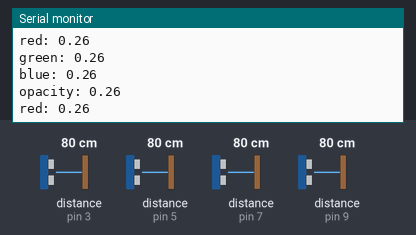
Bench run of a sketch on a simulated Arduino Uno, built with avr-gcc and run on an emulated ATmega328P. Shown: the last lines printed to the serial monitor. Wiring (inferred from the names in the program): 4 × ultrasonic range finder: trigger pin 2, echo pin 3 / trigger pin 4, echo pin 5 / trigger pin 6, echo pin 7 / trigger pin 8, echo pin 9. The test bench sets the inputs (shaded band); at power-on: distance to the obstacle (sensors on pin 3, pin 5, pin 7, pin 9) 80 cm. The echo pulse lasts 58.3 µs per cm.

Above: at 1.2 s.
1.3 s: distance to the obstacle (sensor on pin 3) set to 35 cm
At 2.3 s:
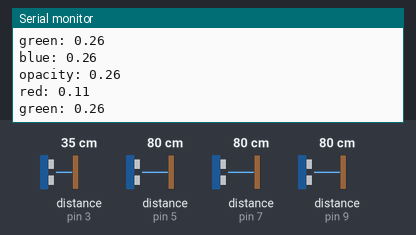
4.3 s: distance to the obstacle (sensor on pin 5) set to 2 cm
At 4.8 s:
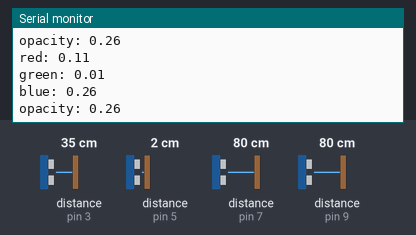
7.3 s: distance to the obstacle (sensor on pin 7) set to 120 cm
At 8.4 s:
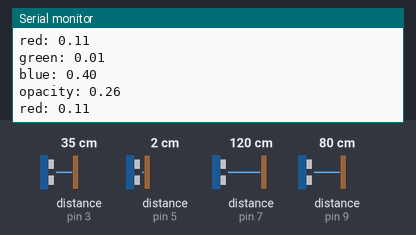
10.3 s: distance to the obstacle (sensor on pin 9) set to 2 cm
At 11.0 s:
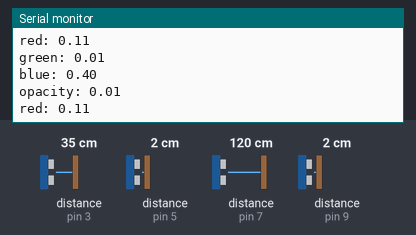
13.3 s: distance to the obstacle (sensor on pin 3) set to 299 cm
At 14.2 s:
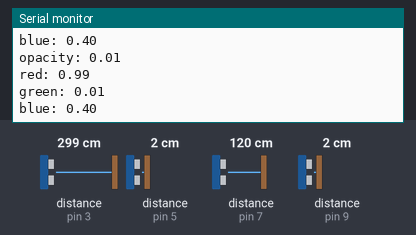
16.3 s: distance to the obstacle (sensor on pin 5) set to 299 cm
At 16.8 s:
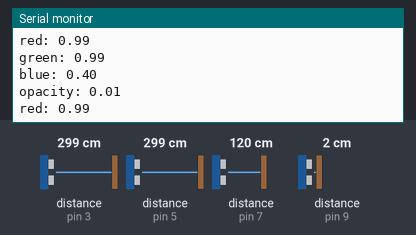
Timing chart, 0 to 19.3 s (numbered marks = the images above; inputs shaded):
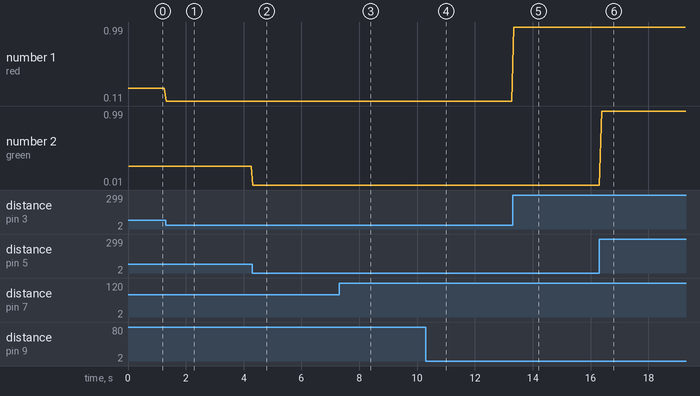

The sketch:

SensorToMadmapper.ino
```cpp
// Define the pins for each sensor
const int numSensors = 4;
const int triggerPins[numSensors] = {2, 4, 6, 8};
const int echoPins[numSensors] = {3, 5, 7, 9};

void setup() {
  Serial.begin(9600);
  // Initialize trigger pins as outputs and echo pins as inputs
  for (int i = 0; i < numSensors; i++) {
    pinMode(triggerPins[i], OUTPUT);
    pinMode(echoPins[i], INPUT);
  }
}

void loop() {
  for (int i = 0; i < numSensors; i++) {
    // Trigger the sensor
    digitalWrite(triggerPins[i], LOW);
    delayMicroseconds(2);
    digitalWrite(triggerPins[i], HIGH);
    delayMicroseconds(10);
    digitalWrite(triggerPins[i], LOW);

    // Measure the pulse from the echo pin
    long duration = pulseIn(echoPins[i], HIGH);

    // Convert the duration into distance
    float distance = duration * 0.034 / 2.0;

    // Normalize distance to be between 0 and 1
    distance = constrain(distance, 0, 300); // Limit the maximum distance to 100 cm
    float normalizedDistance = distance / 300.0;

    // Print the distance for each sensor
    switch(i) {
      case 0:
        Serial.print("red: ");
        break;
      case 1:
        Serial.print("green: ");
        break;
      case 2:
        Serial.print("blue: ");
        break;
      case 3:
        Serial.print("opacity: ");
        break;
    }
    Serial.println(normalizedDistance, 2); // Print distance to 2 decimal places

    delay(10); // Wait a bit before triggering the next sensor
  }
}
```

Measured:
- after the input at 1.3 s, the serial monitor: prints a new line at once (image 1)
- after the input at 4.3 s, the serial monitor: prints a new line at once (image 2)
- after the input at 7.3 s, the serial monitor: prints a new line at once (image 3)
- after the input at 10.3 s, the serial monitor: prints a new line at once (image 4)
- after the input at 13.3 s, the serial monitor: prints a new line at once (image 5)
- after the input at 16.3 s, the serial monitor: prints a new line after 0.08 s (image 6)
- plotted number 1: 0.26 → 0.11 after the input at 1.3 s, 0.11 → 0.99 after the input at 13.3 s
- plotted number 2: 0.26 → 0.01 after the input at 4.3 s
